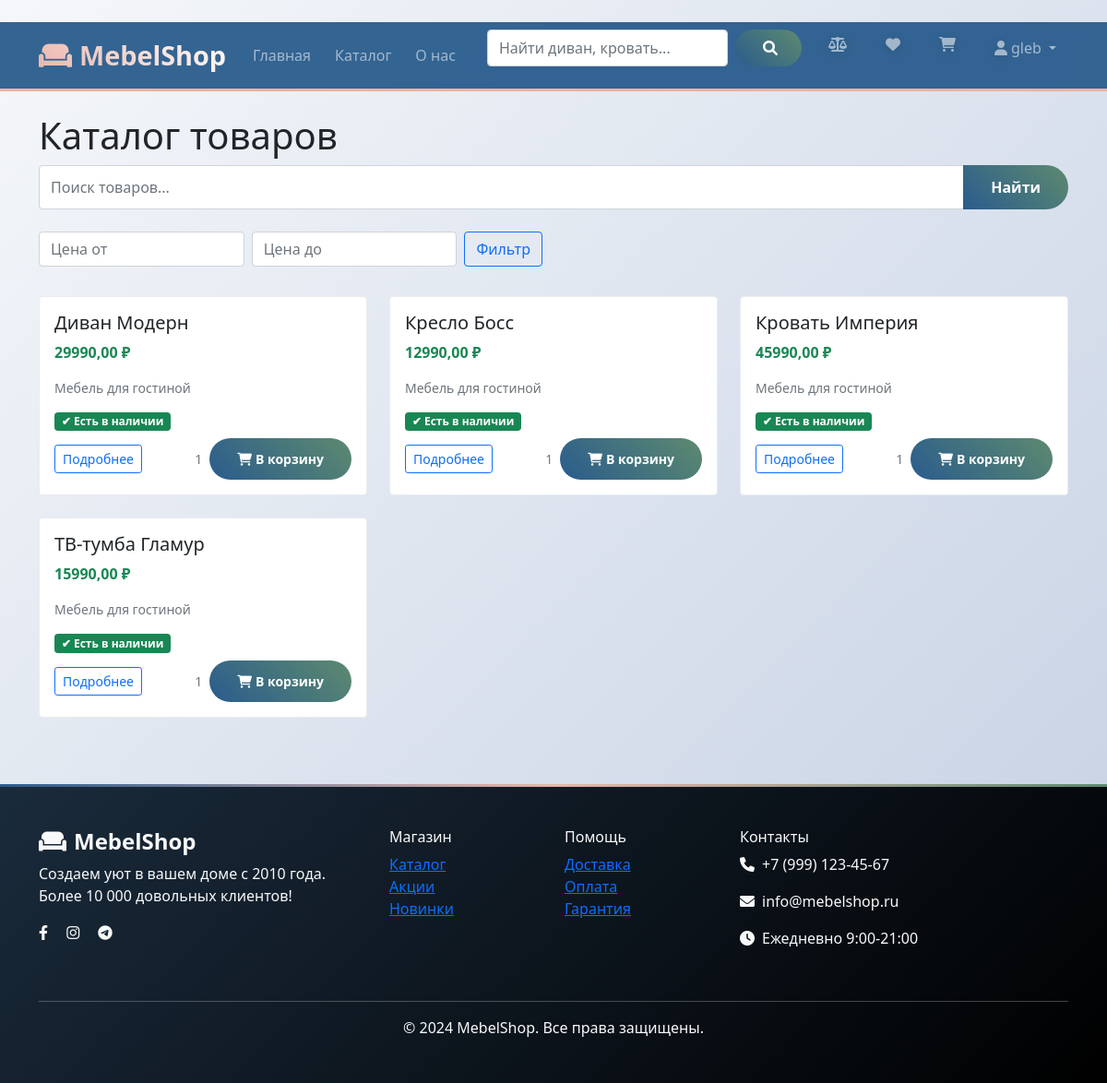
Page /catalog/ (signed in) on the committed database.
### catalog/models.py (models this page shows, shortened)
class Product(models.Model):
    category = models.ForeignKey(Category, on_delete=models.CASCADE)
    name = models.CharField(max_length=200)
    slug = models.SlugField(max_length=200, blank=True)
    price = models.DecimalField(max_digits=10, decimal_places=2)
    available = models.BooleanField(default=True)
    class Meta:
        ordering = ('name',)
    def get_absolute_url(self):
        return reverse('product_detail', args=[self.id])

class Category(models.Model):
    name = models.CharField(max_length=200)
    slug = models.SlugField(unique=True)
    is_active = models.BooleanField(default=True)
    class Meta:
        ordering = ('name',)

### catalog/views.py (the view)
# urls.py: path('', views.product_list, name='product_list'),
def product_list(request):
    query = request.GET.get('q', '')
    products = Product.objects.filter(available=True)
    if query:
        products = products.filter(
            Q(name__icontains=query) |
            Q(category__name__icontains=query)
        )
    return render(request, 'catalog/product_list.html', {
        'products': products,
        'query': query
    })

### templates/catalog/product_list.html (shortened to what this page needs)
﻿{% extends "base.html" %}
{% block content %}
<div class="container mt-4">
    <h1>Каталог товаров</h1>
    <form method="get" action="{% url 'product_search' %}" class="mb-4" id="searchForm">
        <div class="input-group position-relative">
            <input type="text" name="q" class="form-control"
                   placeholder="Поиск товаров..." value="{{ query }}" id="searchInput">
            <button class="btn btn-primary" type="submit">Найти</button>
        </div>
    </form>
    <div class="row mb-3">
        <div class="col-md-6">
            <form method="get" class="d-flex gap-2">
                <input type="number" name="min_price" class="form-control" placeholder="Цена от"
                       value="{{ request.GET.min_price }}">
                <input type="number" name="max_price" class="form-control" placeholder="Цена до"
                       value="{{ request.GET.max_price }}">
                <button type="submit" class="btn btn-outline-primary">Фильтр</button>
            </form>
        </div>
    </div>
    <div class="row">
        {% for product in products %}
        <div class="col-md-4 mb-4">
            <div class="card h-100 product-card">
                <div class="card-body d-flex flex-column">
                    <h5 class="card-title">{{ product.name }}</h5>
                    <p class="card-text text-success fw-bold">{{ product.price }} ₽</p>
                    <p class="card-text">
                        <small class="text-muted">{{ product.category.name }}</small>
                    </p>
                    <div class="availability mb-2">
                        <span class="badge bg-success">✔ Есть в наличии</span>
                    </div>
                    <div class="mt-auto">
                        <div class="product-main-actions">
                            <div class="d-flex justify-content-between align-items-center">
                                <a href="{{ product.get_absolute_url }}" class="btn btn-outline-primary btn-sm">
                                    Подробнее
                                </a>
                                <div class="d-flex align-items-center gap-2">
                                    <span class="text-muted small">1</span>
                                    <button class="btn btn-primary btn-sm add-to-cart-btn" data-product-id="{{ product.id }}">
                                        <i class="fas fa-shopping-cart me-1"></i>В корзину
                                    </button>
                                </div>
                            </div>
                        </div>
                    </div>
                </div>
            </div>
        </div>
        {% endfor %}
    </div>
</div>
{% endblock %}

### templates/base.html (shortened to what this page needs)
﻿<!DOCTYPE html>
<html lang="ru">
<head>
    <link href="https://cdn.jsdelivr.net/npm/bootstrap@5.1.3/dist/css/bootstrap.min.css" rel="stylesheet">
    <link rel="stylesheet" href="https://cdnjs.cloudflare.com/ajax/libs/font-awesome/6.0.0/css/all.min.css">
</head>
<body>
    <nav class="navbar navbar-expand-lg navbar-dark bg-dark sticky-top">
        <div class="container">
            <a class="navbar-brand fw-bold fs-3" href="/">
                <i class="fas fa-couch me-2"></i>MebelShop
            </a>
            <div class="collapse navbar-collapse" id="navbarNav">
                <ul class="navbar-nav me-auto">
                    <li class="nav-item">
                        <a class="nav-link fw-semibold" href="/">Главная</a>
                    </li>
                    <li class="nav-item">
                        <a class="nav-link fw-semibold" href="/catalog/">Каталог</a>
                    </li>
                    <li class="nav-item">
                        <a class="nav-link fw-semibold" href="/pages/about/">О нас</a>
                    </li>
                </ul>
                <ul class="navbar-nav">
                    <li class="nav-item me-3">
                        <form class="d-flex" action="/catalog/search/" method="get">
                            <input class="form-control" type="search" name="q" placeholder="Найти диван, кровать..." style="min-width: 250px;">
                            <button class="btn btn-primary ms-2" type="submit">
                                <i class="fas fa-search"></i>
                            </button>
                        </form>
                    </li>
                    {% if user.is_authenticated %}
                    <li class="nav-item me-3">
                        <a class="nav-link position-relative" href="/catalog/comparison/" title="Сравнение">
                            <i class="fas fa-balance-scale"></i>
                        </a>
                    </li>
                    <li class="nav-item me-3">
                        <a class="nav-link position-relative" href="/catalog/wishlist/" title="Избранное">
                            <i class="fas fa-heart"></i>
                        </a>
                    </li>
                    <li class="nav-item me-3">
                        <a class="nav-link position-relative" href="/cart/" title="Корзина">
                                <i class="fas fa-shopping-cart"></i>
                        </a>
                    </li>
                    <li class="nav-item dropdown">
                        <a class="nav-link dropdown-toggle fw-semibold" href="#" role="button" data-bs-toggle="dropdown">
                            <i class="fas fa-user me-1"></i>{{ user.username }}
                        </a>
                    </li>
                    {% endif %}
                </ul>
            </div>
        </div>
    </nav>
    <main>
        {% block content %}
        {% endblock %}
    </main>
    <footer class="bg-dark text-light mt-5 py-5">
        <div class="container">
            <div class="row">
                <div class="col-lg-4 mb-4">
                    <h4 class="fw-bold"><i class="fas fa-couch me-2"></i>MebelShop</h4>
                    <p>Создаем уют в вашем доме с 2010 года. Более 10 000 довольных клиентов!</p>
                    <div class="social-links">
                        <a href="#" class="text-light me-3"><i class="fab fa-facebook-f"></i></a>
                        <a href="#" class="text-light me-3"><i class="fab fa-instagram"></i></a>
                        <a href="#" class="text-light me-3"><i class="fab fa-telegram"></i></a>
                    </div>
                </div>
                <div class="col-lg-2 col-6 mb-4">
                    <h6>Магазин</h6>
                    <ul class="list-unstyled">
                        <li><a href="/catalog/" class="text-light-50">Каталог</a></li>
                        <li><a href="#" class="text-light-50">Акции</a></li>
                        <li><a href="#" class="text-light-50">Новинки</a></li>
                    </ul>
                </div>
                <div class="col-lg-2 col-6 mb-4">
                    <h6>Помощь</h6>
                    <ul class="list-unstyled">
                        <li><a href="#" class="text-light-50">Доставка</a></li>
                        <li><a href="#" class="text-light-50">Оплата</a></li>
                        <li><a href="#" class="text-light-50">Гарантия</a></li>
                    </ul>
                </div>
                <div class="col-lg-4 mb-4">
                    <h6>Контакты</h6>
                    <p><i class="fas fa-phone me-2"></i>+7 (999) 123-45-67</p>
                    <p><i class="fas fa-envelope me-2"></i>info@mebelshop.ru</p>
                    <p><i class="fas fa-clock me-2"></i>Ежедневно 9:00-21:00</p>
                </div>
            </div>
            <hr class="bg-light">
            <div class="text-center">
                <p class="mb-0">&copy; 2024 MebelShop. Все права защищены.</p>
            </div>
        </div>
    </footer>
</body>
</html>

### templates/base.html (style rules this page uses)
:root { --primary: #2A5C8D; --secondary: #E8B4A9; --accent: #5D8A6F; --dark: #1A2B3C; --light: #F8F9FA; }
body { font-family: 'Segoe UI', system-ui, sans-serif; background: linear-gradient(135deg, #f5f7fa 0%, #c3cfe2 100%); min-height: 100vh; }
.navbar { background: rgba(42, 92, 141, 0.95) !important; backdrop-filter: blur(10px); border-bottom: 3px solid var(--secondary); transition: all 0.3s ease; }
.navbar-brand { font-weight: 800; font-size: 1.8rem !important; background: linear-gradient(45deg, var(--secondary), #fff); -webkit-background-clip: text; -webkit-text-fill-color: transparent; position: relative; }
.navbar-brand::after { content: ''; position: absolute; bottom: -5px; left: 0; width: 0; height: 2px; background: var(--secondary); transition: width 0.3s ease; }
.nav-link { position: relative; margin: 0 5px; border-radius: 8px; transition: all 0.3s ease; }
.nav-link::before { content: ''; position: absolute; bottom: 0; left: 50%; width: 0; height: 2px; background: var(--secondary); transition: all 0.3s ease; transform: translateX(-50%); }
.nav-link i { transition: all 0.3s ease; filter: drop-shadow(0 2px 4px rgba(0,0,0,0.2)); }
.btn-primary { background: linear-gradient(45deg, var(--primary), var(--accent)); border: none; border-radius: 25px; padding: 12px 30px; font-weight: 600; transition: all 0.3s ease; position: relative; overflow: hidden; }
.btn-primary::before { content: ''; position: absolute; top: 0; left: -100%; width: 100%; height: 100%; background: linear-gradient(90deg, transparent, rgba(255,255,255,0.4), transparent); transition: left 0.5s; }
footer { background: linear-gradient(135deg, var(--dark) 0%, #000 100%) !important; position: relative; }
footer::before { content: ''; position: absolute; top: 0; left: 0; right: 0; height: 3px; background: linear-gradient(90deg, var(--primary), var(--secondary), var(--accent)); }

### templates/catalog/product_list.html (style rules this page uses)
.product-card { position: relative; transition: all 0.3s ease; border: 1px solid #e9ecef; }
.product-main-actions { width: 100%; }
.availability { margin-top: auto; }

### rows in the picture
Product: name "Диван Модерн", price "29990,00", category.name "Мебель для гостиной"
Product: name "Кресло Босс", price "12990,00", category.name "Мебель для гостиной"
Product: name "Кровать Империя", price "45990,00", category.name "Мебель для гостиной"
Product: name "ТВ-тумба Гламур", price "15990,00", category.name "Мебель для гостиной"

### other values in the picture
{{ user.username }} "gleb"
